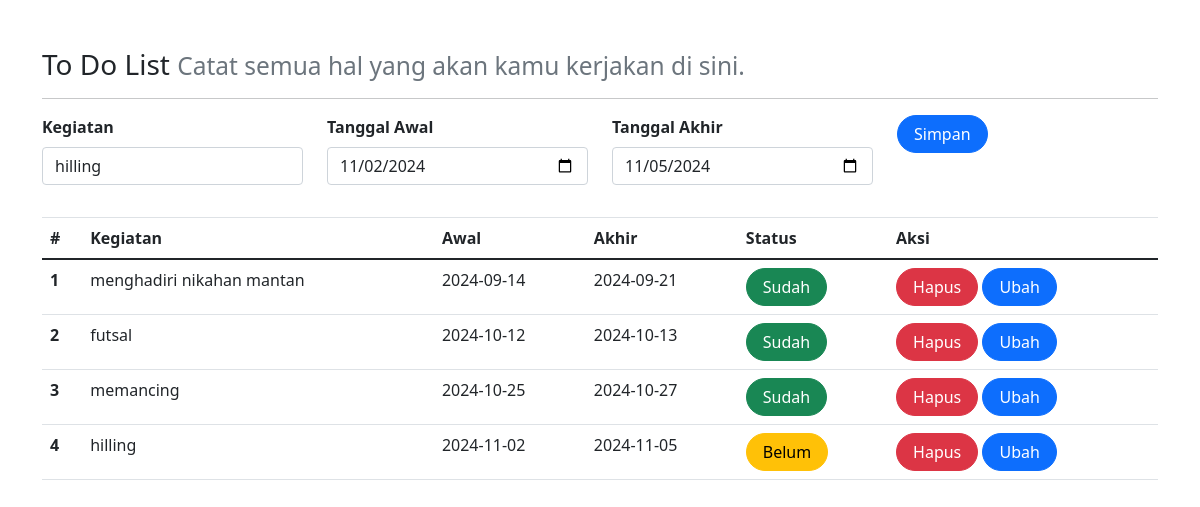
Page /index.php?id=0&aksi=ubah on the committed database.
### tables this page shows
CREATE TABLE `kegiatan` (
  `id` int(11) NOT NULL,
  `isi` text NOT NULL,
  `tgl_awal` date NOT NULL,
  `tgl_akhir` date NOT NULL,
  `status` int(11) NOT NULL
);

### index.php (the view, shortened to what this page needs)
<?php
include_once("koneksi.php");
?>
<!DOCTYPE html>
<html lang="en">
<head>
    <link rel="stylesheet" href="assets/css/bootstrap.css">
    <link href="https://cdn.jsdelivr.net/npm/bootstrap@5.0.2/dist/css/bootstrap.min.css" rel="stylesheet"
>
</head>
<body>
    <div class="container mt-5">
        <h3>To Do List <small class="text-muted">Catat semua hal yang akan kamu kerjakan di sini.</small></h3>
        <hr>
        <form class="form row" method="POST" action="" name="myForm">
            <?php
            $isi = '';
            $tgl_awal = '';
            $tgl_akhir = '';
            if (isset($_GET['id']) && isset($_GET['aksi']) && $_GET['aksi'] == 'ubah') {
                $id = $_GET['id'];
                $ambil = mysqli_query($mysqli, "SELECT * FROM kegiatan WHERE id='$id'");
                $row = mysqli_fetch_array($ambil);
                if ($row) {
                    $isi = $row['isi'];
                    $tgl_awal = $row['tgl_awal'];
                    $tgl_akhir = $row['tgl_akhir'];
                }
            }
            ?>
            <div class="col">
                <label for="inputIsi" class="form-label fw-bold">Kegiatan</label>
                <input type="text" class="form-control" name="isi" id="inputIsi" placeholder="Kegiatan" value="<?php echo $isi; ?>" required>
            </div>
            <div class="col">
                <label for="inputTanggalAwal" class="form-label fw-bold">Tanggal Awal</label>
                <input type="date" class="form-control" name="tgl_awal" id="inputTanggalAwal" placeholder="Tanggal Awal" value="<?php echo $tgl_awal; ?>" required>
            </div>
            <div class="col mb-2">
                <label for="inputTanggalAkhir" class="form-label fw-bold">Tanggal Akhir</label>
                <input type="date" class="form-control" name="tgl_akhir" id="inputTanggalAkhir" placeholder="Tanggal Akhir" value="<?php echo $tgl_akhir; ?>" required>
            </div>
            <div class="col">
                <button type="submit" class="btn btn-primary rounded-pill px-3" name="simpan">Simpan</button>
            </div>
        </form>
        <table class="table table-hover mt-4">
            <thead>
                <tr>
                    <th scope="col">#</th>
                    <th scope="col">Kegiatan</th>
                    <th scope="col">Awal</th>
                    <th scope="col">Akhir</th>
                    <th scope="col">Status</th>
                    <th scope="col">Aksi</th>
                </tr>
            </thead>
            <tbody>
                <?php
                $result = mysqli_query($mysqli, "SELECT * FROM kegiatan ORDER BY status, tgl_awal");
                $no = 1;
                while ($data = mysqli_fetch_array($result)) {
                ?>
                    <tr>
                        <th scope="row"><?php echo $no++ ?></th>
                        <td><?php echo $data['isi']; ?></td>
                        <td><?php echo $data['tgl_awal']; ?></td>
                        <td><?php echo $data['tgl_akhir']; ?></td>
                        <td>
                            <?php
                            if ($data['status'] == '1') {
                                echo " <a class='btn btn-warning rounded-pill px-3' href='index.php?id=" . $data['id'] . "&aksi=ubah_status&status=0'>Belum</a>";
                            } else {
                                echo " <a class='btn btn-success rounded-pill px-3' href='index.php?id=" . $data['id'] . "&aksi=ubah_status&status=1'>Sudah</a>";
                            }
                            ?>
                        </td>
                        <td>
                            <a class="btn btn-danger rounded-pill px-3" href="index.php?id=<?php echo $data['id']; ?>&aksi=hapus">Hapus</a>
                            <a class="btn btn-primary rounded-pill px-3" href="index.php?id=<?php echo $data['id']; ?>&aksi=ubah">Ubah</a>
                        </td>
                    </tr>
                <?php } ?>
            </tbody>
        </table>
    </div>
</body>
</html>

### rows in the picture
kegiatan: isi "hilling", tgl_awal "11/02/2024", tgl_akhir "11/05/2024", tgl_awal "2024-11-02", tgl_akhir "2024-11-05"
kegiatan: isi "menghadiri nikahan mantan", tgl_awal "2024-09-14", tgl_akhir "2024-09-21"
kegiatan: isi "futsal", tgl_awal "2024-10-12", tgl_akhir "2024-10-13"
kegiatan: isi "memancing", tgl_awal "2024-10-25", tgl_akhir "2024-10-27"
